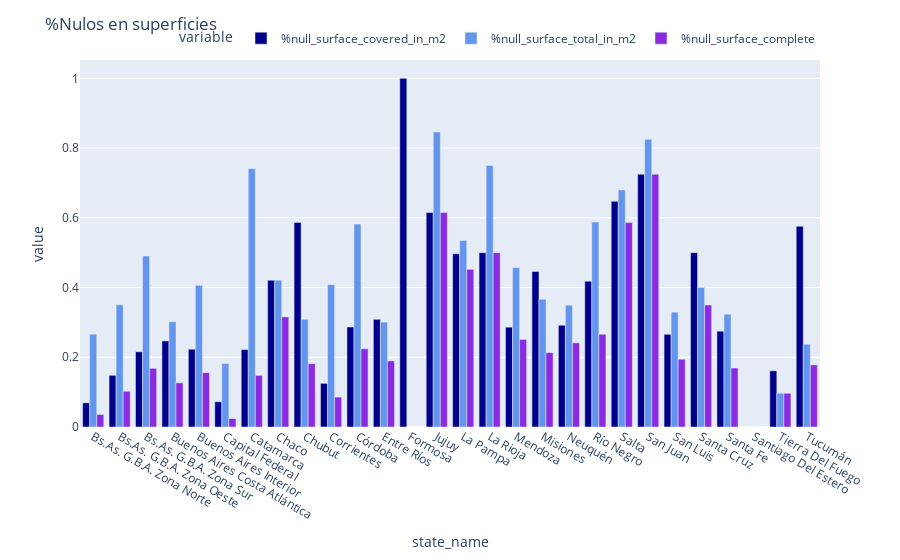

The code cell stored with this chart in its notebook:
### Code cell
fig=px.bar(data_state, x='state_name', 
           y=['%null_surface_covered_in_m2','%null_surface_total_in_m2','%null_surface_complete'], 
           hover_data=['total'],
           barmode='group',
          color_discrete_sequence=['DarkBlue','CornFLowerBlue','BlueViolet'])

fig.update_layout(legend=dict(
    orientation="h",
    yanchor="bottom",
    y=1.02,
    xanchor="right",
    x=1,
), title='%Nulos en superficies')

### Figure 1 — Plotly figure (JSON) as saved in the notebook; plotly's stock layout.template omitted (floating-point values rounded to 4 significant figures)
{"data": [{"alignmentgroup": "True", "customdata": [[25560], [9322], [13952], [10006], [2291], [32316], [27], [57], [259], [583], [12069], [369], [65], [26], [157], [4], [681], [464], [733], [808], [278], [40], [252], [20], [10172], [4], [31], [674]], "hovertemplate": "variable=%null_surface_covered_in_m2<br>state_name=%{x}<br>value=%{y}<br>total=%{customdata[0]}<extra></extra>", "legendgroup": "%null_surface_covered_in_m2", "marker": {"color": "DarkBlue"}, "name": "%null_surface_covered_in_m2", "offsetgroup": "%null_surface_covered_in_m2", "orientation": "v", "showlegend": true, "textposition": "auto", "type": "bar", "x": ["Bs.As. G.B.A. Zona Norte", "Bs.As. G.B.A. Zona Oeste", "Bs.As. G.B.A. Zona Sur", "Buenos Aires Costa Atlántica", "Buenos Aires Interior", "Capital Federal", "Catamarca", "Chaco", "Chubut", "Corrientes", "Córdoba", "Entre Ríos", "Formosa", "Jujuy", "La Pampa", "La Rioja", "Mendoza", "Misiones", "Neuquén", "Río Negro", "Salta", "San Juan", "San Luis", "Santa Cruz", "Santa Fe", "Santiago Del Estero", "Tierra Del Fuego", "Tucumán"], "xaxis": "x", "y": [0.06933, 0.1483, 0.2159, 0.247, 0.223, 0.07238, 0.2222, 0.4211, 0.5869, 0.1252, 0.2869, 0.3089, 1, 0.6154, 0.4968, 0.5, 0.2863, 0.4461, 0.292, 0.4183, 0.6475, 0.725, 0.2659, 0.5, 0.2748, 0, 0.1613, 0.5757], "yaxis": "y"}, {"alignmentgroup": "True", "customdata": [[25560], [9322], [13952], [10006], [2291], [32316], [27], [57], [259], [583], [12069], [369], [65], [26], [157], [4], [681], [464], [733], [808], [278], [40], [252], [20], [10172], [4], [31], [674]], "hovertemplate": "variable=%null_surface_total_in_m2<br>state_name=%{x}<br>value=%{y}<br>total=%{customdata[0]}<extra></extra>", "legendgroup": "%null_surface_total_in_m2", "marker": {"color": "CornFLowerBlue"}, "name": "%null_surface_total_in_m2", "offsetgroup": "%null_surface_total_in_m2", "orientation": "v", "showlegend": true, "textposition": "auto", "type": "bar", "x": ["Bs.As. G.B.A. Zona Norte", "Bs.As. G.B.A. Zona Oeste", "Bs.As. G.B.A. Zona Sur", "Buenos Aires Costa Atlántica", "Buenos Aires Interior", "Capital Federal", "Catamarca", "Chaco", "Chubut", "Corrientes", "Córdoba", "Entre Ríos", "Formosa", "Jujuy", "La Pampa", "La Rioja", "Mendoza", "Misiones", "Neuquén", "Río Negro", "Salta", "San Juan", "San Luis", "Santa Cruz", "Santa Fe", "Santiago Del Estero", "Tierra Del Fuego", "Tucumán"], "xaxis": "x", "y": [0.2662, 0.3505, 0.4905, 0.3019, 0.4064, 0.1819, 0.7407, 0.4211, 0.3089, 0.4082, 0.5821, 0.3008, 0, 0.8462, 0.535, 0.75, 0.4567, 0.3664, 0.3492, 0.5879, 0.6799, 0.825, 0.3294, 0.4, 0.3233, 0, 0.09677, 0.2374], "yaxis": "y"}, {"alignmentgroup": "True", "customdata": [[25560], [9322], [13952], [10006], [2291], [32316], [27], [57], [259], [583], [12069], [369], [65], [26], [157], [4], [681], [464], [733], [808], [278], [40], [252], [20], [10172], [4], [31], [674]], "hovertemplate": "variable=%null_surface_complete<br>state_name=%{x}<br>value=%{y}<br>total=%{customdata[0]}<extra></extra>", "legendgroup": "%null_surface_complete", "marker": {"color": "BlueViolet"}, "name": "%null_surface_complete", "offsetgroup": "%null_surface_complete", "orientation": "v", "showlegend": true, "textposition": "auto", "type": "bar", "x": ["Bs.As. G.B.A. Zona Norte", "Bs.As. G.B.A. Zona Oeste", "Bs.As. G.B.A. Zona Sur", "Buenos Aires Costa Atlántica", "Buenos Aires Interior", "Capital Federal", "Catamarca", "Chaco", "Chubut", "Corrientes", "Córdoba", "Entre Ríos", "Formosa", "Jujuy", "La Pampa", "La Rioja", "Mendoza", "Misiones", "Neuquén", "Río Negro", "Salta", "San Juan", "San Luis", "Santa Cruz", "Santa Fe", "Santiago Del Estero", "Tierra Del Fuego", "Tucumán"], "xaxis": "x", "y": [0.0358, 0.1024, 0.1682, 0.1266, 0.1558, 0.02432, 0.1481, 0.3158, 0.1815, 0.08576, 0.2245, 0.1897, 0, 0.6154, 0.4522, 0.5, 0.2511, 0.2134, 0.2415, 0.2661, 0.5863, 0.725, 0.1944, 0.35, 0.1693, 0, 0.09677, 0.178], "yaxis": "y"}], "layout": {"autosize": true, "barmode": "group", "legend": {"orientation": "h", "title": {"text": "variable"}, "tracegroupgap": 0, "x": 1, "xanchor": "right", "y": 1.02, "yanchor": "bottom"}, "margin": {"t": 60}, "title": {"text": "%Nulos en superficies"}, "xaxis": {"anchor": "y", "autorange": true, "domain": [0, 1], "range": [-0.5, 27.5], "title": {"text": "state_name"}, "type": "category"}, "yaxis": {"anchor": "x", "autorange": true, "domain": [0, 1], "range": [0, 1.053], "title": {"text": "value"}, "type": "linear"}}}
